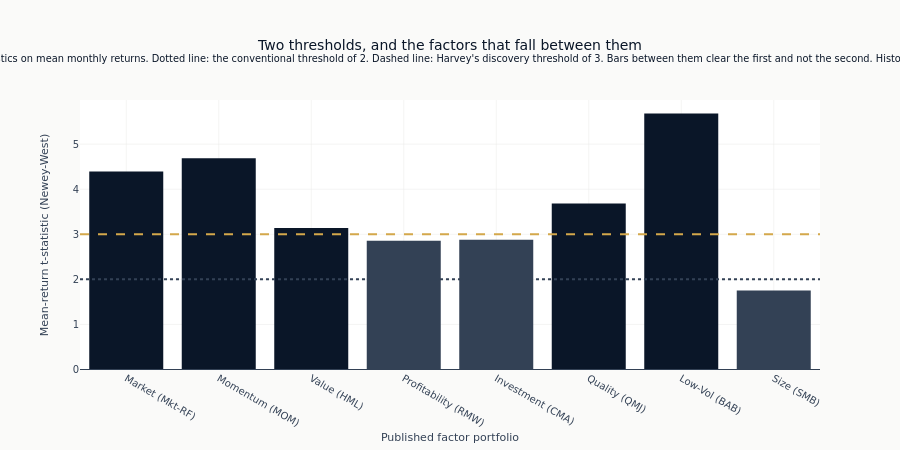

The cell this chart's notebook holds for it:
### Markdown cell above
The Harvey threshold belongs on the mean-return t-statistic itself. Bars above
three clear the conservative discovery screen; annualized Sharpe remains in the
hover text as a separate economic-magnitude diagnostic.

### Code cell
fig = go.Figure()
fig.add_trace(
    go.Bar(
        x=[labels.get(factor, factor) for factor in factor_order],
        y=[factor_stats[factor]["t_stat"] for factor in factor_order],
        marker_color=[
            COLORS["blue"]
            if factor_stats[factor]["t_stat"] > DISCOVERY_T_THRESHOLD
            else COLORS["neutral"]
            for factor in factor_order
        ],
        customdata=np.array([[factor_stats[factor]["sharpe"]] for factor in factor_order]),
        hovertemplate="<b>%{x}</b><br>Mean t (NW): %{y:.2f}<br>Annualized Sharpe: "
        "%{customdata[0]:.2f}<extra></extra>",
    )
)
fig.add_hline(y=DISCOVERY_T_THRESHOLD, line_dash="dash", line_color=COLORS["amber"], line_width=2)
fig.add_hline(
    y=CONVENTIONAL_T_THRESHOLD, line_dash="dot", line_color=COLORS["neutral"], line_width=2
)
fig.add_hline(y=0, line_color=COLORS["neutral"], line_width=1)

fig.update_layout(
    title=(
        "Two thresholds, and the factors that fall between them"
        f"<br><sup>Newey-West t-statistics on mean monthly returns. Dotted line: the conventional "
        f"threshold of {CONVENTIONAL_T_THRESHOLD:.0f}. Dashed line: Harvey's discovery threshold "
        f"of {DISCOVERY_T_THRESHOLD:.0f}. Bars between them clear the first and not the second. "
        "Histories differ by factor.</sup>"
    ),
    xaxis_title="Published factor portfolio",
    yaxis_title="Mean-return t-statistic (Newey-West)",
    showlegend=False,
    height=450,
)

fig.show()

### Figure 1 — Plotly figure (JSON) as saved in the notebook; plotly's stock layout.template omitted (floating-point values rounded to 4 significant figures)
{"data": [{"customdata": [[0.4534], [0.456], [0.3462], [0.3901], [0.4121], [0.5049], [0.7072], [0.1823]], "hovertemplate": "<b>%{x}</b><br>Mean t (NW): %{y:.2f}<br>Annualized Sharpe: %{customdata[0]:.2f}<extra></extra>", "marker": {"color": ["#0a1628", "#0a1628", "#0a1628", "#334155", "#334155", "#0a1628", "#0a1628", "#334155"]}, "type": "bar", "x": ["Market (Mkt-RF)", "Momentum (MOM)", "Value (HML)", "Profitability (RMW)", "Investment (CMA)", "Quality (QMJ)", "Low-Vol (BAB)", "Size (SMB)"], "y": [4.394, 4.685, 3.139, 2.859, 2.878, 3.683, 5.68, 1.755]}], "layout": {"height": 450, "shapes": [{"line": {"color": "#D4A84B", "dash": "dash", "width": 2}, "type": "line", "x0": 0, "x1": 1, "xref": "x domain", "y0": 3.0, "y1": 3.0, "yref": "y"}, {"line": {"color": "#334155", "dash": "dot", "width": 2}, "type": "line", "x0": 0, "x1": 1, "xref": "x domain", "y0": 2.0, "y1": 2.0, "yref": "y"}, {"line": {"color": "#334155", "width": 1}, "type": "line", "x0": 0, "x1": 1, "xref": "x domain", "y0": 0, "y1": 0, "yref": "y"}], "showlegend": false, "title": {"text": "Two thresholds, and the factors that fall between them<br><sup>Newey-West t-statistics on mean monthly returns. Dotted line: the conventional threshold of 2. Dashed line: Harvey's discovery threshold of 3. Bars between them clear the first and not the second. Histories differ by factor.</sup>"}, "xaxis": {"title": {"text": "Published factor portfolio"}}, "yaxis": {"title": {"text": "Mean-return t-statistic (Newey-West)"}}}}
